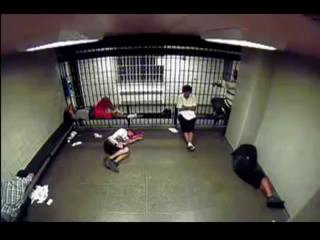
#> input picture data/keyframes/scene_001/cam_001/frame_000000_t0.00s.jpg, 320 x 240 px; its folder holds only this picture in this run
$ python advanced_colmap_pipeline.py
#> lines starting #> are read from the running program, lines starting #| are printed output that depends on the picture
import cv2
import numpy as np
from pathlib import Path
import json
import subprocess

class AdvancedCOLMAPProcessor:
    def __init__(self, scene_id):
        self.scene_id = scene_id
        self.keyframes_dir = Path(f"data/keyframes/{scene_id}")
        self.colmap_dir = Path(f"data/colmap/{scene_id}_advanced")
        self.colmap_dir.mkdir(parents=True, exist_ok=True)

    def create_strong_synthetic_views(self):
        """Create synthetic views with significant perspective differences"""
        print("Creating strong synthetic multi-camera views...")

        images_dir = self.colmap_dir / "images"
        images_dir.mkdir(exist_ok=True)

        # Get source keyframes
        camera_dirs = [d for d in self.keyframes_dir.iterdir() if d.is_dir()]
        cam_dir = camera_dirs[0]
        keyframes = sorted(cam_dir.glob("*.jpg"))

        # Select frames with more spacing
        selected_frames = keyframes[::30]  # Every 30th frame for more temporal baseline

        for i, frame_path in enumerate(selected_frames):
            img = cv2.imread(str(frame_path))
            h, w = img.shape[:2]

            # Create more dramatic synthetic viewpoints
            synthetic_views = [
                # Original view
                (img, "original"),
                # Zoomed out (simulates farther camera)
                (self.apply_zoom(img, 0.7), "zoom_out"),
                # Zoomed in (simulates closer camera)
                (self.apply_zoom(img, 1.4), "zoom_in"),
                # Rotated views
                (self.apply_rotation(img, 8), "rotate_pos"),
                (self.apply_rotation(img, -8), "rotate_neg"),
                # Perspective shifts (simulates different positions)
                (self.apply_perspective_shift(img, 20, 15), "persp_1"),
                (self.apply_perspective_shift(img, -15, 20), "persp_2"),
                # Cropped views (simulates different framing)
                (self.apply_crop_shift(img, 0.1, 0.1), "crop_1"),
                (self.apply_crop_shift(img, -0.1, 0.1), "crop_2"),
            ]

            for view_img, view_type in synthetic_views:
                if view_img is not None:
                    filename = f"{view_type}_frame_{i:03d}.jpg"
                    cv2.imwrite(str(images_dir / filename), view_img)

        total_images = len(list(images_dir.glob("*.jpg")))
        print(f"Created {total_images} synthetic images with strong parallax")
        return images_dir

    def apply_zoom(self, img, factor):
        h, w = img.shape[:2]
        center = (w//2, h//2)

        # Create zoom transformation
        M = cv2.getRotationMatrix2D(center, 0, factor)

        # Adjust translation to keep center
        if factor < 1:  # Zoom out
            M[0, 2] += (w - w*factor) / 2
            M[1, 2] += (h - h*factor) / 2

        result = cv2.warpAffine(img, M, (w, h))
        return result

    def apply_rotation(self, img, angle):
        h, w = img.shape[:2]
        center = (w//2, h//2)

        M = cv2.getRotationMatrix2D(center, angle, 1.0)
        result = cv2.warpAffine(img, M, (w, h))
        return result

    def apply_perspective_shift(self, img, dx, dy):
        h, w = img.shape[:2]

        # Create perspective transformation with more dramatic shift
        src_points = np.float32([[0, 0], [w, 0], [w, h], [0, h]])
        dst_points = np.float32([
            [dx, dy],
            [w-dx, dy*0.5],
            [w+dx*0.5, h-dy],
            [-dx*0.5, h+dy*0.5]
        ])

        M = cv2.getPerspectiveTransform(src_points, dst_points)
        result = cv2.warpPerspective(img, M, (w, h))
        return result

    def apply_crop_shift(self, img, shift_x, shift_y):
        h, w = img.shape[:2]

        # Calculate crop region
        crop_w = int(w * 0.8)  # Use 80% of original
        crop_h = int(h * 0.8)

        start_x = int(w * (0.1 + shift_x))
        start_y = int(h * (0.1 + shift_y))

        # Ensure we don't go out of bounds
        start_x = max(0, min(start_x, w - crop_w))
        start_y = max(0, min(start_y, h - crop_h))

        # Crop and resize back to original size
        cropped = img[start_y:start_y+crop_h, start_x:start_x+crop_w]
        result = cv2.resize(cropped, (w, h))
        return result

    def run_colmap_pipeline(self):
        """Run COLMAP with relaxed parameters"""
        database_path = self.colmap_dir / "database.db"
        images_dir = self.colmap_dir / "images"
        sparse_dir = self.colmap_dir / "sparse"
        sparse_dir.mkdir(exist_ok=True)

        # Feature extraction
        print("Extracting features...")
        cmd = [
            "colmap", "feature_extractor",
            "--database_path", str(database_path),
            "--image_path", str(images_dir),
            "--ImageReader.single_camera", "0",  # Multiple camera types
            "--SiftExtraction.max_image_size", "800",  # Smaller for speed
            "--SiftExtraction.max_num_features", "4096"
        ]

        result = subprocess.run(cmd, capture_output=True, text=True)
        if result.returncode != 0:
            print(f"Feature extraction failed: {result.stderr}")
            return False

        # Feature matching
        print("Matching features...")
        cmd = [
            "colmap", "exhaustive_matcher",
            "--database_path", str(database_path),
            "--SiftMatching.guided_matching", "1",
            "--SiftMatching.max_ratio", "0.9",  # More permissive
            "--SiftMatching.max_distance", "0.9"
        ]

        result = subprocess.run(cmd, capture_output=True, text=True)
        if result.returncode != 0:
            print(f"Feature matching failed: {result.stderr}")
            return False

        # Sparse reconstruction with very relaxed parameters
        print("Running sparse reconstruction...")
        cmd = [
            "colmap", "mapper",
            "--database_path", str(database_path),
            "--image_path", str(images_dir),
            "--output_path", str(sparse_dir),
            "--Mapper.min_model_size", "2",
            "--Mapper.init_min_tri_angle", "1",  # Very permissive
            "--Mapper.abs_pose_min_num_inliers", "4",
            "--Mapper.abs_pose_min_inlier_ratio", "0.15",
            "--Mapper.filter_max_reproj_error", "6.0",  # More permissive
            "--Mapper.init_max_error", "6.0"
        ]

        result = subprocess.run(cmd, capture_output=True, text=True)
        if result.returncode != 0:
            print(f"Sparse reconstruction failed: {result.stderr}")
            print("Trying with even more relaxed parameters...")
            return self.try_emergency_reconstruction()

        return True

    # [86 lines left out: functions try_emergency_reconstruction, export_results, create_reconstruction_summary, not called in this run]

    def run_full_pipeline(self):
        """Run complete advanced pipeline"""
        print(f"Starting advanced COLMAP pipeline for {self.scene_id}")

        # Create synthetic views
        self.create_strong_synthetic_views()

        # Run COLMAP
        if self.run_colmap_pipeline():
            if self.export_results():
                print("Advanced pipeline completed successfully!")
                return True

        print("Advanced pipeline failed")
        return False

def main():
    import sys
    scene_id = sys.argv[1] if len(sys.argv) > 1 else "scene_001"

    processor = AdvancedCOLMAPProcessor(scene_id)
    if processor.run_full_pipeline():
#> in create_strong_synthetic_views, img is the input picture: shape (240, 320, 3); mean B, G, R 72.8, 79.6, 82.9
#> in apply_rotation, `h, w = img.shape[:2]`: h = 240; w = 320
#> in apply_rotation, `center = (w//2, h//2)`: center = (160, 120)
#> in apply_rotation, `M = cv2.getRotationMatrix2D(center, angle, 1.0)`: M = [[0.99, 0.139, -15.14], [-0.139, 0.99, 23.44]]
#> in apply_rotation, `result = cv2.warpAffine(img, M, (w, h))`:
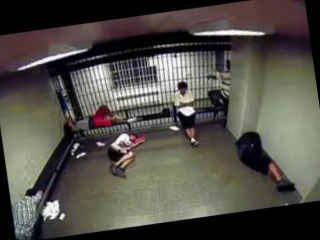
#> result: shape (240, 320, 3); mean B, G, R 71.6, 78.4, 81.4
#> call 2 of apply_rotation, with angle = -8
#> in apply_rotation (call 2), `M = cv2.getRotationMatrix2D(center, angle, 1.0)`: M = [[0.99, -0.139, 18.26], [0.139, 0.99, -21.1]]
#> in apply_rotation (call 2), `result = cv2.warpAffine(img, M, (w, h))`:
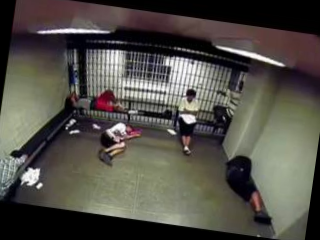
#> result: shape (240, 320, 3); mean B, G, R 71.5, 78.3, 81.4
#> in apply_perspective_shift, `h, w = img.shape[:2]`: h = 240; w = 320
#> in apply_perspective_shift, `src_points = np.float32([[0, 0], [w, 0], [w, h], [0, h]])`: src_points = [[0, 0], [320, 0], [320, 240], [0, 240]]
#> in apply_perspective_shift, `dst_points = np.float32([ [dx, dy], [w-dx, dy*0.5], [w+dx*0.5, h-dy], ..`: dst_points = [[20, 15], [300, 7.5], [330, 225], [-10, 247.5]]
#> in apply_perspective_shift, `M = cv2.getPerspectiveTransform(src_points, dst_points)`: M = [[0.922, -0.117, 20], [-0.0223, 0.782, 15], [0.000157, -0.000754, 1]]
#> in apply_perspective_shift, `result = cv2.warpPerspective(img, M, (w, h))`:
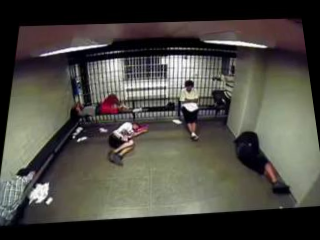
#> result: shape (240, 320, 3); mean B, G, R 66.1, 72.8, 75.2
#> call 2 of apply_perspective_shift, with dx = -15, dy = 20
#> in apply_perspective_shift (call 2), `dst_points = np.float32([ [dx, dy], [w-dx, dy*0.5], [w+dx*0.5, h-dy], ..`: dst_points = [[-15, 20], [335, 10], [312.5, 220], [7.5, 250]]
#> in apply_perspective_shift (call 2), `M = cv2.getPerspectiveTransform(src_points, dst_points)`: M = [[1.22, 0.0986, -15], [-0.0276, 1.12, 20], [0.000367, 0.000651, 1]]
#> in apply_perspective_shift (call 2), `result = cv2.warpPerspective(img, M, (w, h))`:
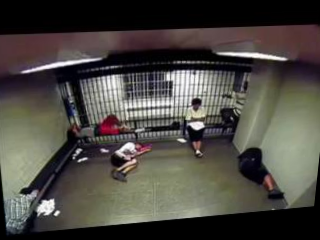
#> result: shape (240, 320, 3); mean B, G, R 66.3, 72, 75.3
#> in apply_crop_shift, `h, w = img.shape[:2]`: h = 240; w = 320
#> in apply_crop_shift, `crop_w = int(w * 0.8)`: crop_w = 256
#> in apply_crop_shift, `crop_h = int(h * 0.8)`: crop_h = 192
#> in apply_crop_shift, `start_x = int(w * (0.1 + shift_x))`: start_x = 64
#> in apply_crop_shift, `start_y = int(h * (0.1 + shift_y))`: start_y = 48
#> in apply_crop_shift, `result = cv2.resize(cropped, (w, h))`:
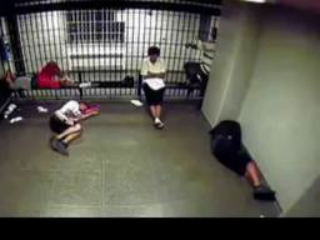
#> result: shape (240, 320, 3); mean B, G, R 81.3, 90.6, 91.6
#> call 2 of apply_crop_shift, with shift_x = -0.1, shift_y = 0.1
#> in apply_crop_shift (call 2), `start_x = int(w * (0.1 + shift_x))`: start_x = 0
#> in apply_crop_shift (call 2), `cropped = img[start_y:start_y+crop_h, start_x:start_x+crop_w]`:
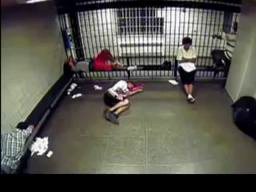
#> cropped: shape (192, 256, 3); mean B, G, R 79.1, 86.9, 88.2
#> in apply_crop_shift (call 2), `result = cv2.resize(cropped, (w, h))`:
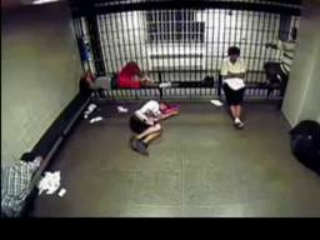
#> result: shape (240, 320, 3); mean B, G, R 79.1, 86.8, 88.1
#> the loop in create_strong_synthetic_views, `for view_img, view_type in synthetic_views:` made 9 passes
#> (view_type, filename) on passes 1 to 9: ('original', 'original_frame_000.jpg'), ('zoom_out', 'zoom_out_frame_000.jpg'), ('zoom_in', 'zoom_in_frame_000.jpg'), ('rotate_pos', 'rotate_pos_frame_000.jpg'), ('rotate_neg', 'rotate_neg_frame_000.jpg'), ('persp_1', 'persp_1_frame_000.jpg'), ('persp_2', 'persp_2_frame_000.jpg'), ('crop_1', 'crop_1_frame_000.jpg'), ('crop_2', 'crop_2_frame_000.jpg')
        print(f"Success! Check results in: data/colmap/{scene_id}_advanced/")
    else:
        print("Failed to reconstruct scene")

if __name__ == "__main__":
    main()
#> (the call stopped at in run_colmap_pipeline, `result = subprocess.run(cmd, capture_output=True, text=True)`: subprocess is not available in this run)
